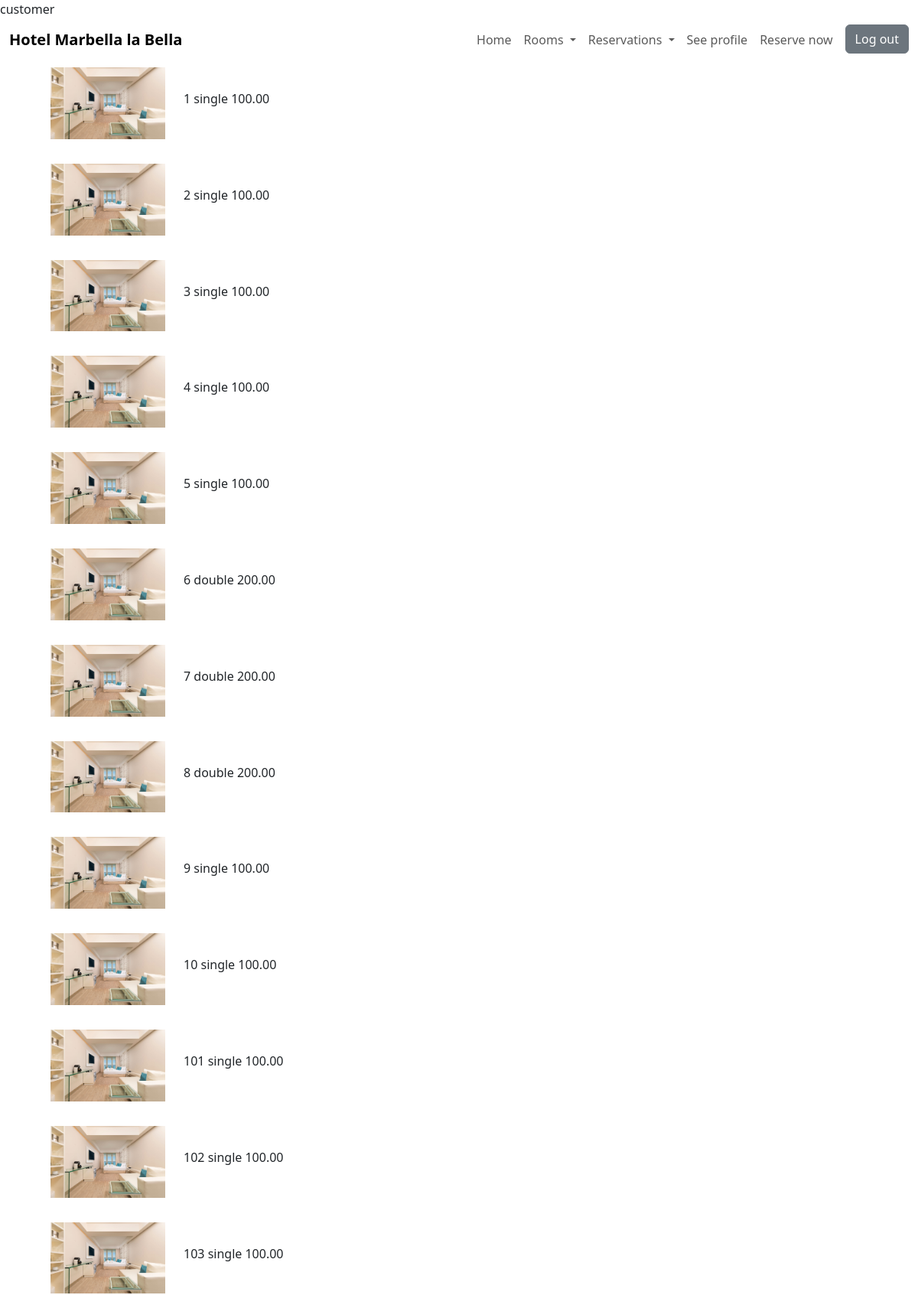
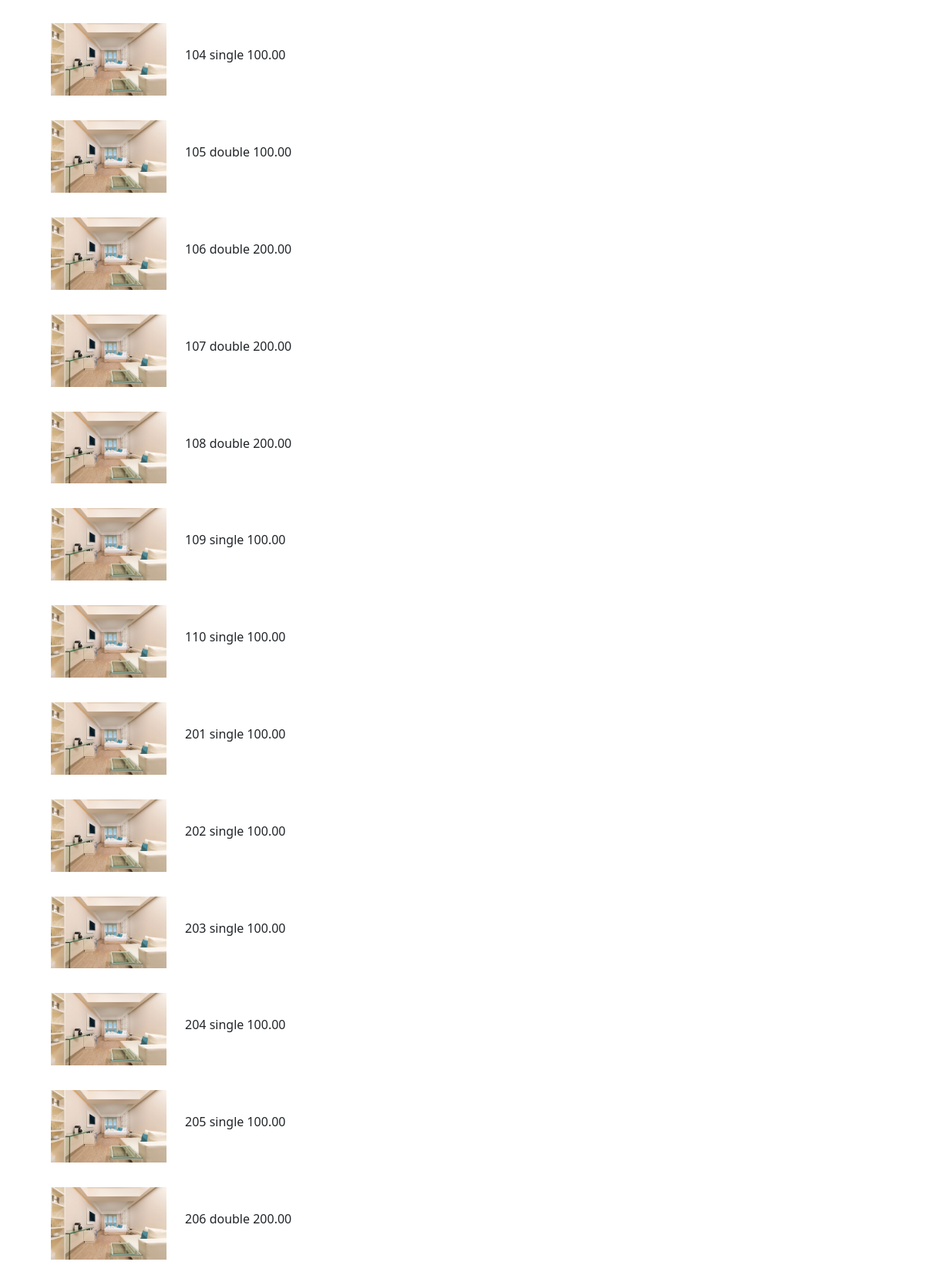
Page /db/db_room_select_all.php (signed in, upper part) on the committed database (2 pictures, top to bottom).
### tables this page shows
CREATE TABLE `045_rooms` (
  `room_number` int(11) NOT NULL PRIMARY KEY,
  `room_category` enum('single','double','suite') DEFAULT NULL,
  `room_state` enum('maintenance','dirty','clean') NOT NULL,
  `room_status` tinyint(4) NOT NULL,
  `room_price` decimal(10,2) DEFAULT NULL,
  `room_description` longtext DEFAULT NULL,
  `room_image` varchar(250) DEFAULT NULL
);

### db/db_room_select_all.php (the view, shortened to what this page needs)
<?php include($_SERVER['DOCUMENT_ROOT'] . '/student045/dwes/header.php')?>
    <?php
        include('connect_db.php');
        $sql = "SELECT *
            FROM 045_rooms";
        $result = mysqli_query($conn, $sql);
        $rooms = mysqli_fetch_all($result, MYSQLI_ASSOC);
        echo '<div class="container">
        <div class="ms-4">';
        foreach ($rooms as $room){
            if($room['room_image'] != null) {
                echo "<img src=\"{$room['room_image']}\" alt=\"room_image\" width=\"150px\" class=\"me-4 mt-2\">";
            } else {
                echo "<img src=\"/student045/dwes/img/rooms/suit3.jpg\" alt=\"room_image\" width=\"150px\" class=\"me-4 mt-2\">";
            }
            echo ($room['room_number'] . ' ' . $room['room_category'] . ' ' . $room['room_price']);
            if($role == 'admin'){
                echo "<span class=\"fw-thin secondary-color btn-group m-2\">
                        <form action=\"/student045/dwes/form/form_room_update.php\" method =\"POST\">
                            <input name=\"roomNumber\" value = \"" . $room['room_number'] . "\" hidden>
                            <button class=\"btn btn-secondary m-2 \"> Update </button>
                        </form>
                        <form action=\"/student045/dwes/db/db_room_delete.php\" method =\"POST\">
                            <input name=\"roomNumber\" value = \"" . $room['room_number'] . "\" hidden>
                            <button class=\"btn btn-secondary my-2\"> Delete </button>
                        </form>
                    </span> ";
                echo '<br>';
            }else{
                echo '<br><br>';
            }
        }
        echo '</div>';
    ?>
    <?php include($_SERVER['DOCUMENT_ROOT'] . '/student045/dwes/footer.php')?>

### rows in the picture
045_rooms: room_number "1", room_category "single", room_price "100.00"
045_rooms: room_number "2", room_category "single", room_price "100.00"
045_rooms: room_number "3", room_category "single", room_price "100.00"
045_rooms: room_number "4", room_category "single", room_price "100.00"
045_rooms: room_number "5", room_category "single", room_price "100.00"
045_rooms: room_number "6", room_category "double", room_price "200.00"
045_rooms: room_number "7", room_category "double", room_price "200.00"
045_rooms: room_number "8", room_category "double", room_price "200.00"
045_rooms: room_number "9", room_category "single", room_price "100.00"
045_rooms: room_number "10", room_category "single", room_price "100.00"
045_rooms: room_number "101", room_category "single", room_price "100.00"
045_rooms: room_number "102", room_category "single", room_price "100.00"
045_rooms: room_number "103", room_category "single", room_price "100.00"
045_rooms: room_number "104", room_category "single", room_price "100.00"
045_rooms: room_number "105", room_category "double", room_price "100.00"
045_rooms: room_number "106", room_category "double", room_price "200.00"
045_rooms: room_number "107", room_category "double", room_price "200.00"
045_rooms: room_number "108", room_category "double", room_price "200.00"
045_rooms: room_number "109", room_category "single", room_price "100.00"
045_rooms: room_number "110", room_category "single", room_price "100.00"
045_rooms: room_number "201", room_category "single", room_price "100.00"
045_rooms: room_number "202", room_category "single", room_price "100.00"
045_rooms: room_number "203", room_category "single", room_price "100.00"
045_rooms: room_number "204", room_category "single", room_price "100.00"
045_rooms: room_number "205", room_category "single", room_price "100.00"
045_rooms: room_number "206", room_category "double", room_price "200.00"

### other values in the picture
$role "customer"
